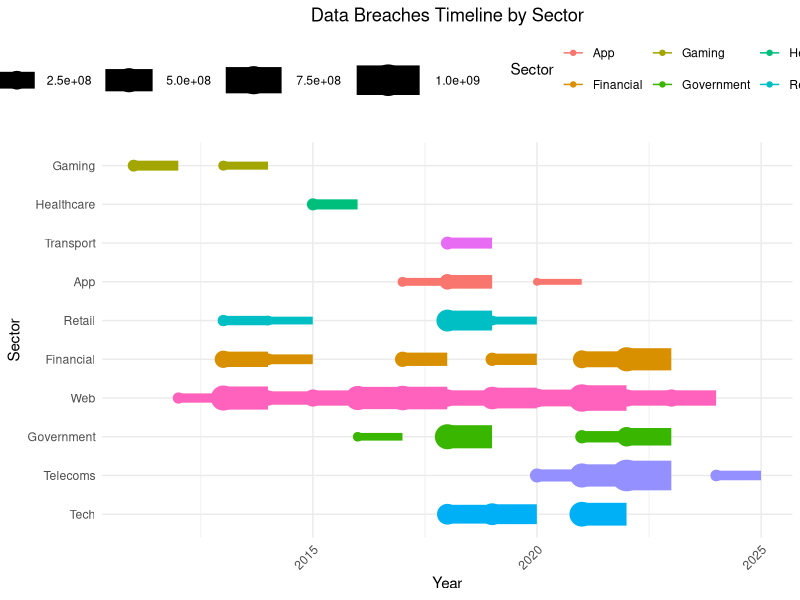

Here is the R script that generated this plot:
## ---- chunk 1
library(ggplot2)
library(dplyr)
library(ggrepel)
library(scales)
library(tidyverse)

# Read the data
data <- read.csv("IIB Data Breaches - LATEST - breaches.csv")
sum(is.na(data$sector))
sum(is.na(data$year))
sum(is.na(data$`records lost`))
# Group sectors into broader categories
data <- data %>%
  mutate(
    sector_group = case_when(
      grepl("web", sector, ignore.case = TRUE) ~ "Web",
      grepl("healthcare|health", sector, ignore.case = TRUE) ~ "Healthcare",
      grepl("app", sector, ignore.case = TRUE) ~ "App",
      grepl("retail", sector, ignore.case = TRUE) ~ "Retail",
      grepl("gaming", sector, ignore.case = TRUE) ~ "Gaming",
      grepl("transport", sector, ignore.case = TRUE) ~ "Transport",
      grepl("financial|finance", sector, ignore.case = TRUE) ~ "Financial",
      grepl("tech", sector, ignore.case = TRUE) ~ "Tech",
      grepl("government", sector, ignore.case = TRUE) ~ "Government",
      grepl("telecoms", sector, ignore.case = TRUE) ~ "Telecoms",
      grepl("legal", sector, ignore.case = TRUE) ~ "Legal",
      grepl("media", sector, ignore.case = TRUE) ~ "Media",
      grepl("academic", sector, ignore.case = TRUE) ~ "Academic",
      grepl("energy", sector, ignore.case = TRUE) ~ "Energy",
      grepl("military", sector, ignore.case = TRUE) ~ "Military",
      TRUE ~ "Miscellaneous"
    )
  )
unique(data$sector_group)
# Convert `records lost` to numeric, handling non-numeric values
data <- data %>%
  mutate(`records lost` = as.numeric(gsub("[^0-9]", "", records.lost)),
         year = as.numeric(year)) %>%
  drop_na(`records lost`, year, sector_group)  # Drop rows with missing values in critical columns

# Filter the data based on the specified year range and minimum records lost
start_year <- 2010
end_year <- 2024
min_records_lost <- 50000000

data <- data %>%
  filter(year >= start_year & year <= end_year & `records lost` >= min_records_lost)

# Ensure no NA values in the dataset
data <- data %>%
  drop_na(`records lost`, year, sector_group)

# Convert the year to a date format for plotting
data <- data %>%
  mutate(StartDate = as.Date(paste(year, "-01-01", sep = "")),
         EndDate = as.Date(paste(year, "-12-31", sep = "")))

# Create the Gantt chart
ggplot(data, aes(x = StartDate, y = reorder(sector_group, -`records lost`), color = sector_group)) +
  geom_segment(aes(xend = EndDate, yend = sector_group, size = `records lost`)) +
  geom_point(aes(size = `records lost`)) +
  scale_size_continuous(range = c(2, 10)) +
  theme_minimal() +
  labs(
    title = "Data Breaches Timeline by Sector",
    x = "Year",
    y = "Sector",
    size = "Records Breached",
    color = "Sector"
  ) +
  theme(
    plot.title = element_text(hjust = 0.5),
    axis.text.x = element_text(angle = 45, hjust = 1),
    legend.position = "top"
  )


